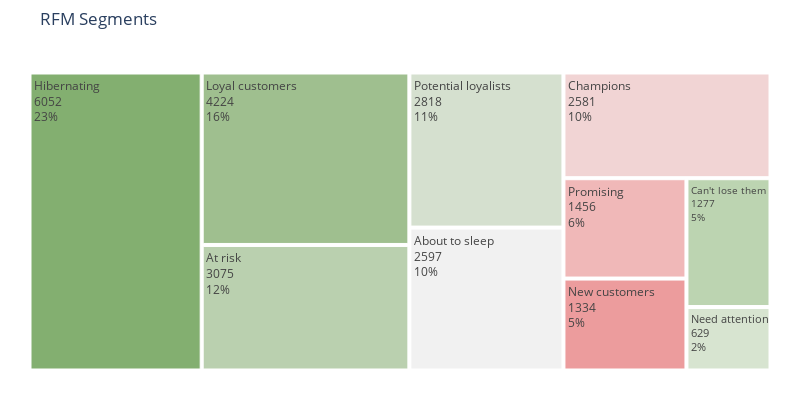

Notebook cell for this chart:
### Code cell
#Creating a Treemap with Plotly Express
# colors=['#fae588','#f79d65','#f9dc5c','#e8ac65','#e76f51','#ef233c','#b7094c'] #color palette
colors=['#83af70','#9fbf8f','#bad0af','#d5e0cf','#f1f1f1','#f1d4d4','#f0b8b8','#ec9c9d'] #color palette
import plotly.express as px

fig = px.treemap(fig3, path=['Segment'],values='Count'
                 , width=800, height=400
                 ,title="RFM Segments")

fig.update_layout(
    treemapcolorway = colors, #defines the colors in the treemap
    margin = dict(t=50, l=25, r=25, b=25))

fig.data[0].textinfo = 'label+text+value+percent root'
fig.show()

### Figure 1 — Plotly figure (JSON) as saved in the notebook; plotly's stock layout.template omitted (floating-point values rounded to 4 significant figures)
{"data": [{"branchvalues": "total", "domain": {"x": [0, 1], "y": [0, 1]}, "hovertemplate": "labels=%{label}<br>Count=%{value}<br>parent=%{parent}<br>id=%{id}<extra></extra>", "ids": ["About to sleep", "At risk", "Can't lose them", "Champions", "Hibernating", "Loyal customers", "Need attention", "New customers", "Potential loyalists", "Promising"], "labels": ["About to sleep", "At risk", "Can't lose them", "Champions", "Hibernating", "Loyal customers", "Need attention", "New customers", "Potential loyalists", "Promising"], "name": "", "parents": ["", "", "", "", "", "", "", "", "", ""], "textinfo": "label+text+value+percent root", "type": "treemap", "values": [2597, 3075, 1277, 2581, 6052, 4224, 629, 1334, 2818, 1456]}], "layout": {"height": 400, "legend": {"tracegroupgap": 0}, "margin": {"b": 25, "l": 25, "r": 25, "t": 50}, "title": {"text": "RFM Segments"}, "treemapcolorway": ["#83af70", "#9fbf8f", "#bad0af", "#d5e0cf", "#f1f1f1", "#f1d4d4", "#f0b8b8", "#ec9c9d"], "width": 800}}
